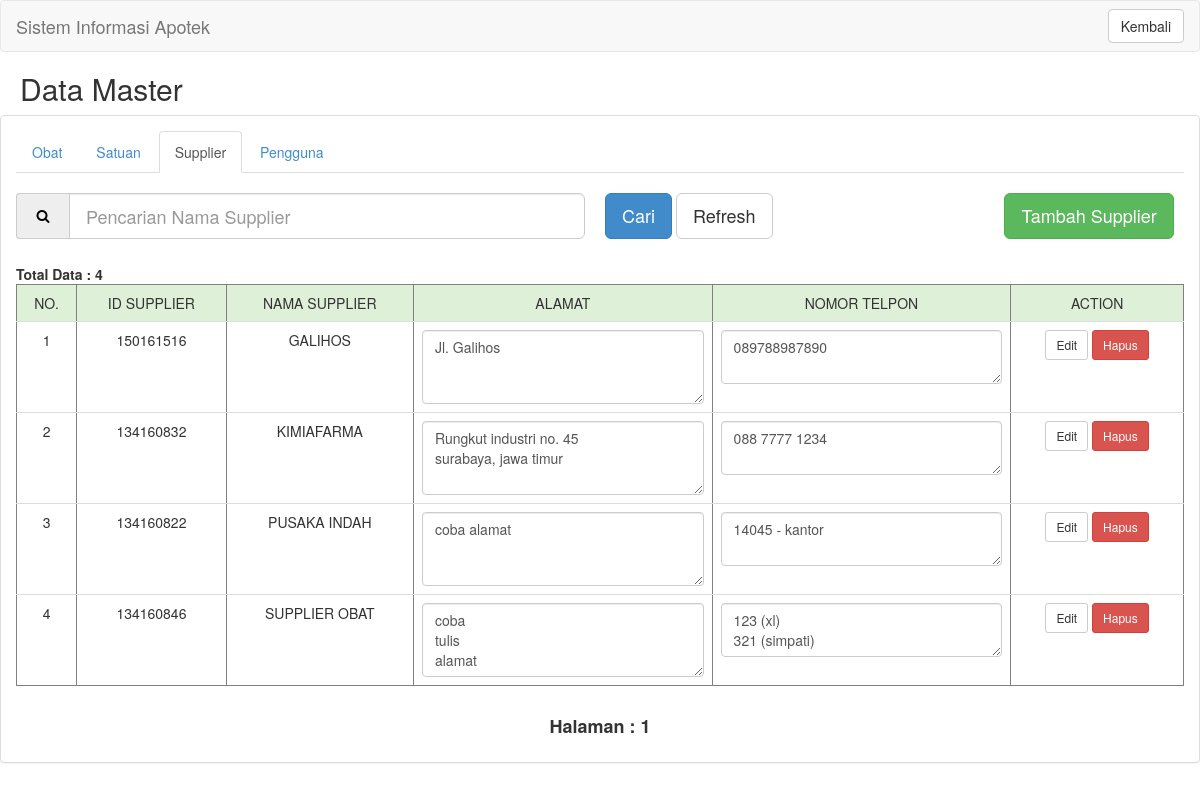
Page /admin/index.php?contain=master_supplier (signed in) on the committed database.
### tables this page shows
CREATE TABLE `supplier` (
  `id_supplier` int(11) NOT NULL,
  `nama_supplier` varchar(50) NOT NULL,
  `alamat` text NOT NULL,
  `no_telp` text NOT NULL
);

### admin/contain/master_supplier.php (the view, shortened to what this page needs)
<h2 style="margin-left:20px;">Data Master</h2>
<div class="panel panel-default">
  <div class="panel-body">
	<ul class="nav nav-tabs">
	  <li role="presentation"><a href="index.php?contain=master_obat">Obat</a></li>
	  <li role="presentation"><a href="index.php?contain=master_satuan">Satuan</a></li>
	  <li role="presentation" class="active"><a href="index.php?contain=master_supplier">Supplier</a></li>
	  <li role="presentation"><a href="index.php?contain=master_pengguna">Pengguna</a></li>
	</ul>
	<br/>
<?php
if(isset($_POST['edit']))
{
	include "atribut/edit_supplier.php";
} else {
	include "atribut/tambah_supplier.php";
?>
	<?php
		$rs = mysql_query("SELECT COUNT(*) FROM supplier") or die("Count query error!");
		list($total) = mysql_fetch_row($rs);
		$total_pages = ceil($total / MAX_REC_PER_PAGE);
		$page = intval(@$_GET["page"]);
		if (0 == $page){
			$page = 1;
		}
		$start = MAX_REC_PER_PAGE * ($page - 1);
		$max = MAX_REC_PER_PAGE;
		$rs = mysql_query("SELECT * FROM supplier
							ORDER BY nama_supplier ASC LIMIT $start, $max ") or die("Query error!");
		echo "<b>Total Data : ".$total."</b>";
	?>
	<table border="1" width="95%" align="center" class="table">
		<thead>
			<td class="success" style="text-align:center;">NO.</td>
			<td class="success" style="text-align:center;">ID SUPPLIER</td>
			<td class="success" style="text-align:center;">NAMA SUPPLIER</td>
			<td class="success" style="text-align:center;">ALAMAT</td>
			<td class="success" style="text-align:center;">NOMOR TELPON</td>
			<td class="success" style="text-align:center;">ACTION</td>
		</thead>
		<?php
			$no = 1;
			while ($list = mysql_fetch_assoc($rs)) {
		?>
		<tr>
			<form action="" method="POST">
			<td align="center"><?php echo $no;?></td>
			<td align="center">
				<?php echo $list['id_supplier']; ?>
			</td>
			<td align="center">
				<?php echo $list['nama_supplier']; ?>
			</td>
			<td>
				<textarea type="text" class="form-control" rows="3"><?php echo $list['alamat']; ?></textarea>
			</td>
			<td>
				<textarea type="text" class="form-control" rows="2"><?php echo $list['no_telp']; ?></textarea>
			</td>
			<td align="center">
				<button type='submit' name='edit' class='btn btn-default btn-sm'>Edit</button>
				<button type='submit' onclick="return confirm('Yakin akan menghapus data ini?');" name='hapus' class='btn btn-danger btn-sm'>Hapus</button>
			</td>
			</form>
		</tr>
		<?php
			$no +=1;
			}
		?>
	</table>
	<table border="0" cellpadding="5" align="center">
		<tr>
			<td>
				<h4>
				<strong>Halaman : </strong>
			<?php
				for ($i = 1; $i <= $total_pages; $i++) {
					$txt=$i;
			?>
				<strong><?= $txt ?></strong>
			<?php
				}
			?>
				</h4>
			</td>
		</tr>
	</table>
  </div>
</div>
<?php
}
?>

### rows in the picture
supplier: id_supplier "150161516", nama_supplier "GALIHOS", alamat "Jl. Galihos", no_telp "089788987890"
supplier: id_supplier "134160832", nama_supplier "KIMIAFARMA", alamat "Rungkut industri no. 45 surabaya, jawa timur", no_telp "088 7777 1234"
supplier: id_supplier "134160822", nama_supplier "PUSAKA INDAH", alamat "coba alamat", no_telp "14045 - kantor"
supplier: id_supplier "134160846", nama_supplier "SUPPLIER OBAT", alamat "coba tulis alamat", no_telp "123 (xl) 321 (simpati)"

### other values in the picture
$total "4"
$txt "1"
